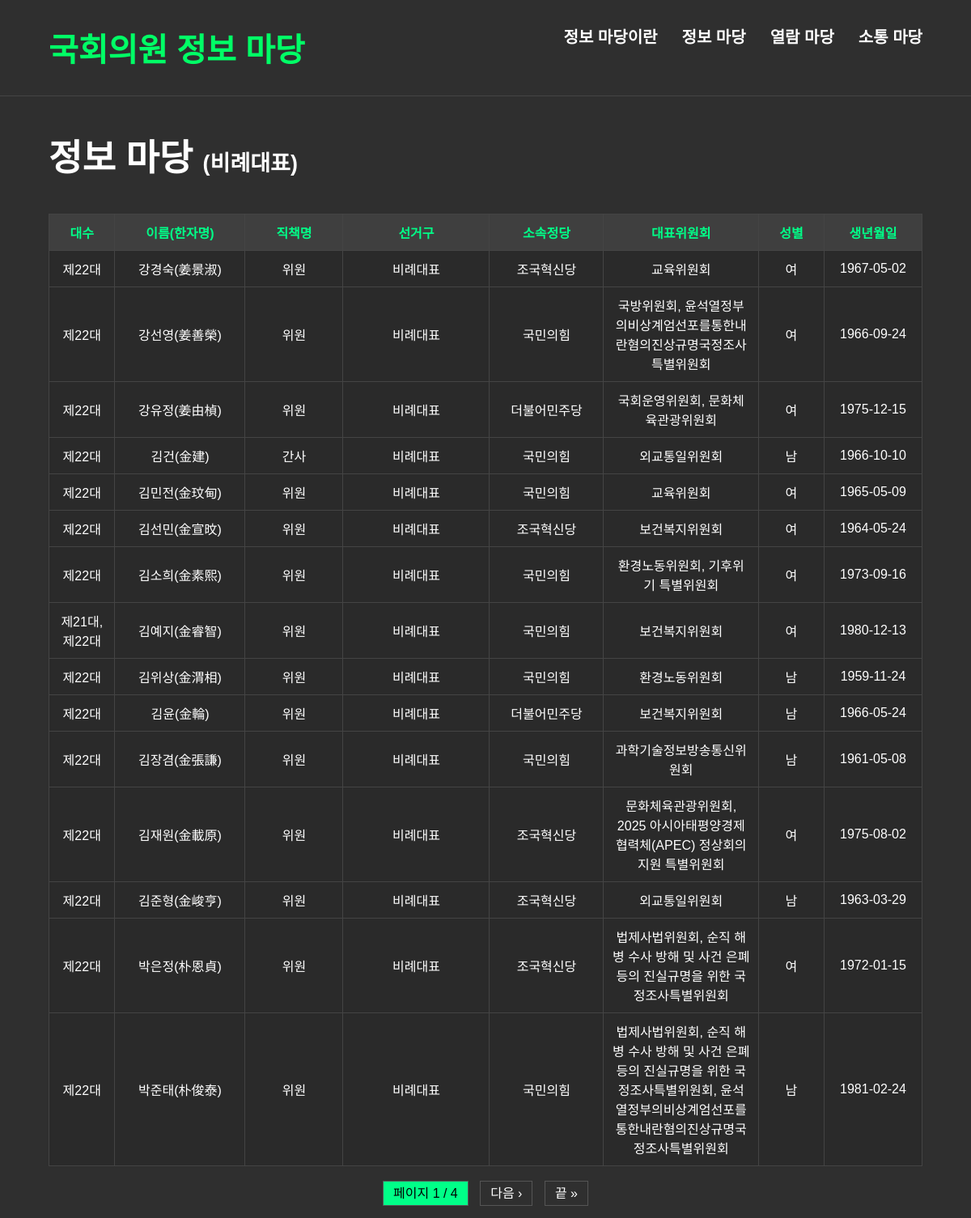
Page /rate/ on the committed database.
### myproject/DashBoard/models.py (models this page shows, shortened)
class MemberInfo(models.Model):
    name = models.CharField(max_length=4)                   # HG_NM
    hanja_name = models.CharField(max_length=4)             # HJ_NM
    birth_date = models.CharField(max_length=20, blank=True, null=True)  # BIRDY_DT
    party = models.CharField(max_length=30)                 # POLY_NM
    district = models.CharField(max_length=30)              # ORIG_NM
    elected_type = models.CharField(max_length=20)          # ELECT_GBN_NM
    reelection = models.CharField(max_length=10)            # REELE_GBN_NM
    gender = models.CharField(max_length=3)                 # SEX_GBN_NM
    phone = models.CharField(max_length=50)                 # TEL_NO
    email = models.CharField(max_length=50)                 # NAAS_EMAIL_ADDR
    position = models.CharField(max_length=30)              # JOB_RES_NM
    main_committee = models.CharField(max_length=30)        # CMIT_NM
    member_code = models.CharField(max_length=30)           # MONA_CD
    election_unit = models.CharField(max_length=50)         # UNITS
    total_bills  = models.PositiveIntegerField(default=0)
    passed_bills = models.PositiveIntegerField(default=0)
    pass_rate    = models.FloatField(default=0.0)

### myproject/DashBoard/views.py (the view)
# urls.py: path('rate/', rate_view, name='rate'),
def rate_view(request):
    members = MemberInfo.objects.filter(elected_type='비례대표').order_by('name')
    paginator = Paginator(members, 15)  # 한 페이지에 15명씩
    page_number = request.GET.get('page')
    page_obj = paginator.get_page(page_number)
    return render(request, 'rate.html', {'page_obj': page_obj})

### myproject/DashBoard/templates/rate.html (shortened to what this page needs)
<!DOCTYPE html>
<html lang="ko">
<head>
</head>
<body>
  <div class="navbar">
    <a href="{% url 'home' %}" class="logo">국회의원 정보 마당</a>
    <div class="menu">
      <a href="{% url 'about' %}"><div>정보 마당이란</div></a>
      <div class="dropdown">
        <div>정보 마당</div>
      </div>
      <a href="{% url 'read' %}"><div>열람 마당</div></a>
      <a href="{% url 'social' %}"><div>소통 마당</div></a>
    </div>
  </div>
  <h1>정보 마당 <span style="font-size: 60%;">(비례대표)</span></h1>
  <table>
    <thead>
      <tr>
        <th>대수</th>
        <th>이름(한자명)</th>
        <th>직책명</th>
        <th>선거구</th>
        <th>소속정당</th>
        <th>대표위원회</th>
        <th>성별</th>
        <th>생년월일</th>
      </tr>
    </thead>
    <tbody>
      {% for m in page_obj %}
      <tr class="clickable-row" data-href="{% url 'member_detail' m.member_code %}">
        <td>{{ m.election_unit }}</td>
        <td>{{ m.name }}({{ m.hanja_name }})</td>
        <td>{{ m.position }}</td>
        <td>{{ m.district }}</td>
        <td>{{ m.party }}</td>
        <td>{{ m.main_committee }}</td>
        <td>{{ m.gender }}</td>
        <td>{{ m.birth_date }}</td>
      </tr>
      {% endfor %}
    </tbody>
  </table>
  <div class="pagination">
    <span class="current">페이지 {{ page_obj.number }} / {{ page_obj.paginator.num_pages }}</span>
    {% if page_obj.has_next %}
      <a href="?page={{ page_obj.next_page_number }}">다음 ›</a>
      <a href="?page={{ page_obj.paginator.num_pages }}">끝 &raquo;</a>
    {% endif %}
  </div>
</body>
</html>

### myproject/DashBoard/templates/rate.html (style rules this page uses)
a { text-decoration: none; color: inherit; }
body { margin: 0; font-family: '맑은 고딕', sans-serif; background-color: #2f2f2f; color: white; }
.navbar { display: flex; justify-content: space-between; font-size: 20px; padding: 30px 60px; background-color: #2f2f2f; border-bottom: 1px solid #444; gap: 30px; font-weight: bold; }
.logo { color: #00ff66; font-size: 40px; font-weight: bold; }
.menu { display: flex; gap: 30px; font-weight: bold; font-size: 20px; position: relative; }
.menu div { color: white; cursor: pointer; }
.dropdown { position: relative; }
h1 { padding: 40px 60px 20px; margin: 0; font-size: 45px; }
table { width: 90%; margin: 20px auto; border-collapse: collapse; background: #2a2a2a; table-layout: auto; }
th, td { border: 1px solid #444; padding: 10px; text-align: center; white-space: normal; }
th { background-color: #3f3f3f; color: #00ff88; }
th:nth-child(1) { min-width: 60px; }
th:nth-child(2) { min-width: 140px; }
th:nth-child(3) { min-width: 100px; }
th:nth-child(4) { min-width: 160px; }
th:nth-child(5) { min-width: 120px; }
th:nth-child(6) { min-width: 160px; }
th:nth-child(7) { min-width: 60px; }
th:nth-child(8) { min-width: 100px; }
.clickable-row { cursor: pointer; }
.pagination { text-align: center; margin: 20px; }
.pagination a, .pagination span { color: white; margin: 0 5px; text-decoration: none; padding: 6px 12px; border: 1px solid #555; }
.pagination .current { background-color: #00ff88; color: black; }

### rows in the picture
MemberInfo: election_unit "제22대", name "강경숙", hanja_name "姜景淑", position "위원", district "비례대표", party "조국혁신당", main_committee "교육위원회", gender "여", birth_date "1967-05-02"
MemberInfo: election_unit "제22대", name "강선영", hanja_name "姜善榮", position "위원", district "비례대표", party "국민의힘", main_committee "국방위원회, 윤석열정부의비상계엄선포를통한내란혐의진상규명국정조사특별위원회", gender "여", birth_date "1966-09-24"
MemberInfo: election_unit "제22대", name "강유정", hanja_name "姜由楨", position "위원", district "비례대표", party "더불어민주당", main_committee "국회운영위원회, 문화체육관광위원회", gender "여", birth_date "1975-12-15"
MemberInfo: election_unit "제22대", name "김건", hanja_name "金建", position "간사", district "비례대표", party "국민의힘", main_committee "외교통일위원회", gender "남", birth_date "1966-10-10"
MemberInfo: election_unit "제22대", name "김민전", hanja_name "金玟甸", position "위원", district "비례대표", party "국민의힘", main_committee "교육위원회", gender "여", birth_date "1965-05-09"
MemberInfo: election_unit "제22대", name "김선민", hanja_name "金宣旼", position "위원", district "비례대표", party "조국혁신당", main_committee "보건복지위원회", gender "여", birth_date "1964-05-24"
MemberInfo: election_unit "제22대", name "김소희", hanja_name "金素熙", position "위원", district "비례대표", party "국민의힘", main_committee "환경노동위원회, 기후위기 특별위원회", gender "여", birth_date "1973-09-16"
MemberInfo: election_unit "제21대, 제22대", name "김예지", hanja_name "金睿智", position "위원", district "비례대표", party "국민의힘", main_committee "보건복지위원회", gender "여", birth_date "1980-12-13"
MemberInfo: election_unit "제22대", name "김위상", hanja_name "金渭相", position "위원", district "비례대표", party "국민의힘", main_committee "환경노동위원회", gender "남", birth_date "1959-11-24"
MemberInfo: election_unit "제22대", name "김윤", hanja_name "金輪", position "위원", district "비례대표", party "더불어민주당", main_committee "보건복지위원회", gender "남", birth_date "1966-05-24"
MemberInfo: election_unit "제22대", name "김장겸", hanja_name "金張謙", position "위원", district "비례대표", party "국민의힘", main_committee "과학기술정보방송통신위원회", gender "남", birth_date "1961-05-08"
MemberInfo: election_unit "제22대", name "김재원", hanja_name "金載原", position "위원", district "비례대표", party "조국혁신당", main_committee "문화체육관광위원회, 2025 아시아태평양경제협력체(APEC) 정상회의 지원 특별위원회", gender "여", birth_date "1975-08-02"
MemberInfo: election_unit "제22대", name "김준형", hanja_name "金峻亨", position "위원", district "비례대표", party "조국혁신당", main_committee "외교통일위원회", gender "남", birth_date "1963-03-29"
MemberInfo: election_unit "제22대", name "박은정", hanja_name "朴恩貞", position "위원", district "비례대표", party "조국혁신당", main_committee "법제사법위원회, 순직 해병 수사 방해 및 사건 은폐 등의 진실규명을 위한 국정조사특별위원회", gender "여", birth_date "1972-01-15"
MemberInfo: election_unit "제22대", name "박준태", hanja_name "朴俊泰", position "위원", district "비례대표", party "국민의힘", main_committee "법제사법위원회, 순직 해병 수사 방해 및 사건 은폐 등의 진실규명을 위한 국정조사특별위원회, 윤석열정부의비상계엄선포를통한내란혐의진상규명국정조사특별위원회", gender "남", birth_date "1981-02-24"

### other values in the picture
{{ page_obj.number }} "1"
{{ page_obj.paginator.num_pages }} "4"
